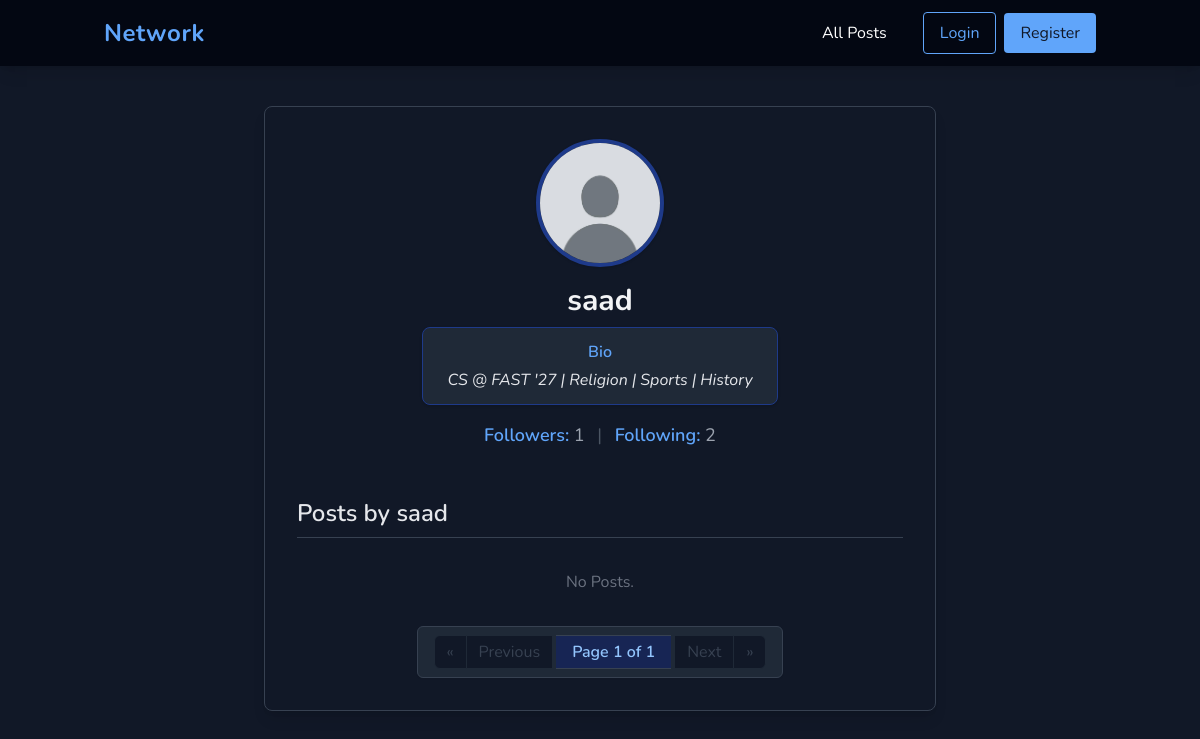
Before: /user/saad with the older database file.
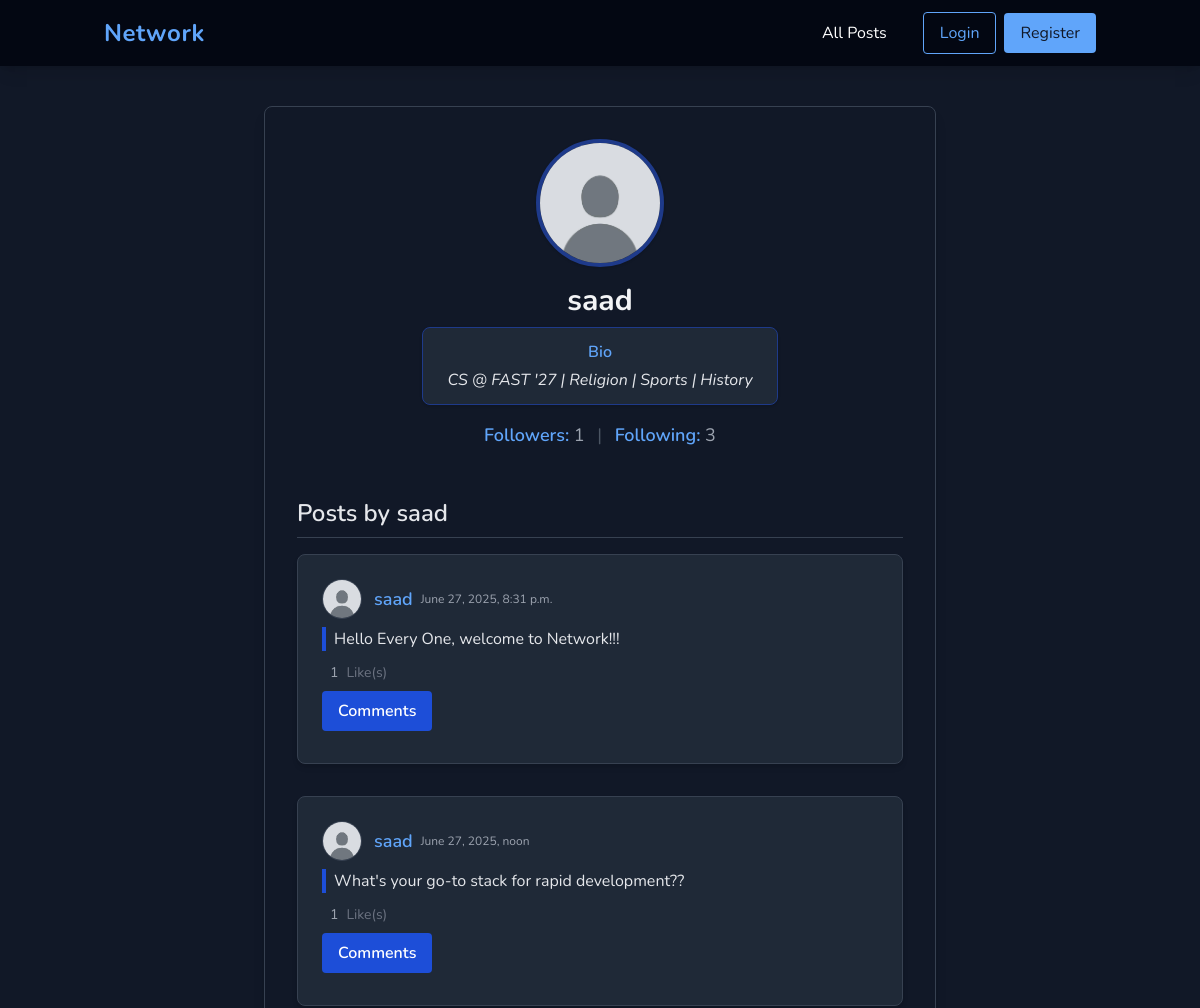
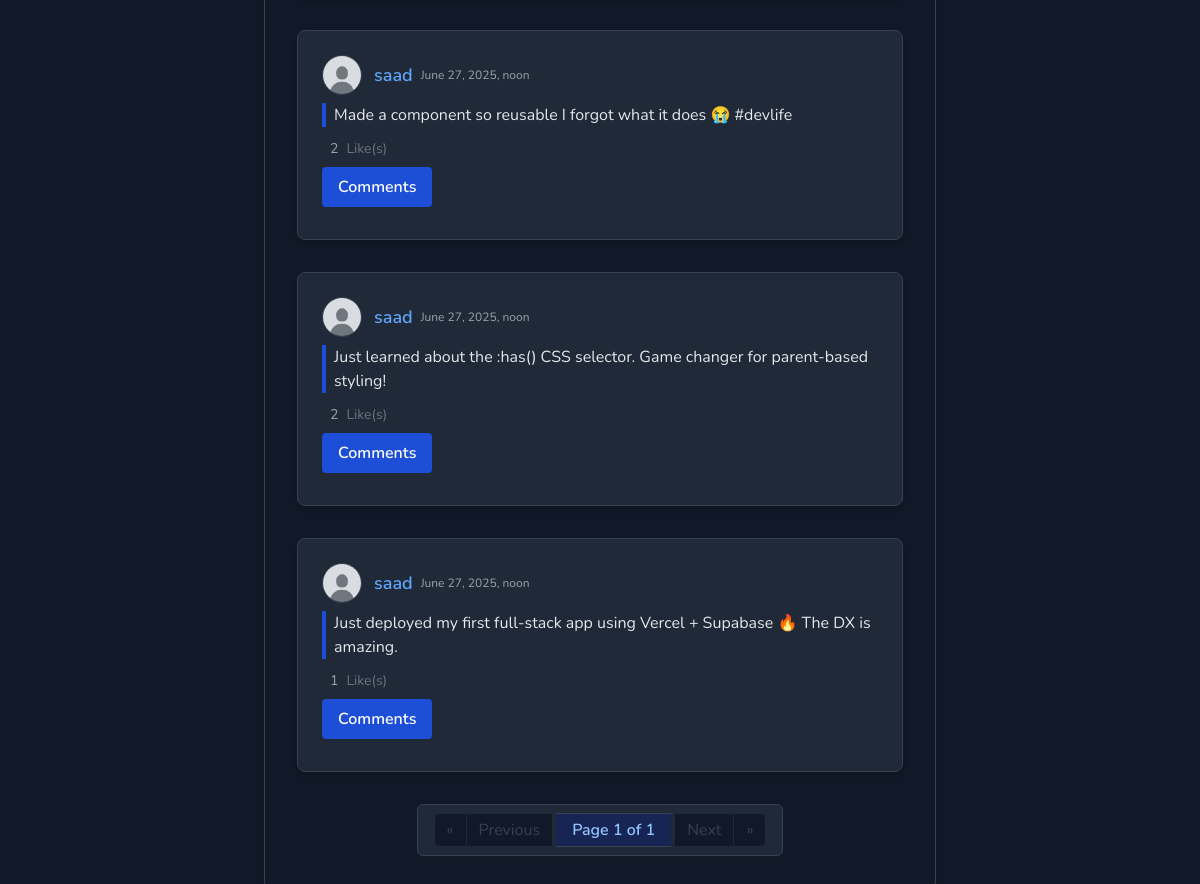
After: the same page with the newer database file (2 pictures, top to bottom).
### network/models.py (models this page shows, shortened)
class User(AbstractUser):
    followers = models.ManyToManyField('self', related_name='following', symmetrical=False, blank=True)
    profile_picture = models.ImageField(blank=True, upload_to=user_directory_path)
    bio = models.CharField(blank=True, max_length=300)

class Post(models.Model):
    creator = models.ForeignKey(User, on_delete=models.CASCADE, related_name="posts")
    postContent = models.CharField(max_length=1000, blank=False)
    created_at = models.DateTimeField(auto_now_add=True)
    liked_by = models.ManyToManyField(User, related_name="liked_posts", blank=True)

### network/views.py (the view)
# urls.py: path("user/<str:username>", views.user_profile, name="userProfile"),
def user_profile(request, username):
    try:
        user = User.objects.get(username = username)
    except:
        return HttpResponseNotFound('not allowed :(')
    page_obj = get_page_obj(request, user.posts.all().order_by('-created_at'))
    return render(request, 'network/profile.html',{"userData":user, "page_obj":page_obj})

### network/util.py (called while the page is built)
def get_page_obj(request, posts):
    posts_list = posts
    paginator = Paginator(posts_list, 10)
    page_number = request.GET.get('page')
    page_obj = paginator.get_page(page_number)
    return page_obj

### network/templates/network/profile.html (shortened to what this page needs)
{% extends "network/layout.html" %}
{% load static %}
{% block body %}
<div class="max-w-2xl mx-auto mt-10 bg-gray-900 rounded-lg shadow-lg p-8 border border-gray-700">
    <div class="flex flex-col items-center">
        {% if userData.profile_picture %}
            <img class="profile-pic-lg w-32 h-32 rounded-full object-cover border-4 border-blue-900 shadow mb-4" src="{{userData.profile_picture.url}}" alt="{{userData.username}}">
        {% else %}
            <img class="profile-pic-lg w-32 h-32 rounded-full object-cover border-4 border-blue-900 shadow mb-4" src="{% static 'network/defaultUserProfilePic.jpg' %}" alt="{{userData.username}}">
        {% endif %}
        <h1 class="text-3xl font-bold text-gray-100 mb-2">{{userData.username}}</h1>
        {% if userData.bio %}
        <div class="mb-4 w-full flex justify-center">
            <div class="bg-gray-800 border border-blue-900 rounded-lg px-6 py-3 text-gray-200 text-center max-w-xl shadow">
                <span class="block text-blue-400 font-semibold mb-1">Bio</span>
                <span class="block text-gray-200 italic">{{ userData.bio}}</span>
            </div>
        </div>
        {% endif %}
        <h3 class="text-lg text-gray-400 mb-4">
            <span class="font-semibold text-blue-400">Followers:</span> {{userData.followers.count}}
            <span class="mx-2 text-gray-600">|</span>
            <span class="font-semibold text-blue-400">Following:</span> {{userData.following.count}}
        </h3>
    </div>
    <h2 class="text-2xl font-semibold text-gray-200 mt-8 mb-4 border-b border-gray-700 pb-2">Posts by {{userData.username}}</h2>
    {% include 'network/posts.html' %}
</div>
{% endblock %}

### network/templates/network/layout.html (shortened to what this page needs)
{% load static %}
<!DOCTYPE html>
<html lang="en" class="h-full dark">
<head>
    <link href="{% static 'network/styles.css' %}" rel="stylesheet">
    <script src="https://cdn.tailwindcss.com"></script>
</head>
<body class="flex flex-col min-h-screen bg-gray-900 text-gray-100 dark:bg-gray-900 dark:text-gray-100">
    <nav class="bg-gray-950 text-white shadow-lg dark:bg-gray-950">
        <div class="container mx-auto px-4 py-3 flex flex-wrap items-center justify-between">
            <a class="text-2xl font-bold tracking-wide text-blue-400 hover:text-blue-300 transition"
                href="{% url 'index' %}">Network</a>
            <div class="w-full md:flex md:items-center md:w-auto hidden" id="navbar-menu">
                <ul class="flex flex-col md:flex-row md:space-x-6 mt-4 md:mt-0">
                    <li>
                        <a class="block py-2 px-3 rounded hover:bg-gray-800 {% if request.path == '/' %}text-blue-400{% endif %}"
                            href="{% url 'index' %}">All Posts</a>
                    </li>
                </ul>
                <div class="flex items-center mt-4 md:mt-0 md:ml-6 space-x-2">
                    {% if user.is_authenticated %}
                    <span class="text-sm">Signed in as <a href="{% url 'userProfile' user.username %}"
                            class="text-blue-400 hover:underline">{{ user.username }}</a>.</span>
                    <a href="{% url 'logout' %}">
                        <button type="button"
                            class="ml-2 px-4 py-2 border border-blue-400 text-blue-400 rounded hover:bg-blue-400 hover:text-gray-900 transition">Log
                            Out</button>
                    </a>
                    {% else %}
                    <a href="{% url 'login' %}">
                        <button type="button"
                            class="px-4 py-2 border border-blue-400 text-blue-400 rounded hover:bg-blue-400 hover:text-gray-900 transition">Login</button>
                    </a>
                    <a href="{% url 'register' %}">
                        <button type="button"
                            class="px-4 py-2 bg-blue-400 text-gray-900 rounded hover:bg-blue-500 transition">Register</button>
                    </a>
                    {% endif %}
                </div>
            </div>
        </div>
    </nav>
    <main class="flex-1">
        {% block body %}
        {% endblock %}
    </main>
</body>
</html>

### network/templates/network/posts.html (shortened to what this page needs)
{% load static %}
{% for post in page_obj %}
<div class="post bg-gray-800 rounded-lg shadow-md p-6 mb-8 border border-gray-700">
    <div class="flex items-center mb-2">
        {% if post.creator.profile_picture %}
        <img class="profile-pic-sm w-10 h-10 rounded-full object-cover mr-3 border border-gray-700" src="{{post.creator.profile_picture.url}}" alt="{{post.creator.username}}">
        {% else %}
        <img class="profile-pic-sm w-10 h-10 rounded-full object-cover mr-3 border border-gray-700" src="{% static 'network/defaultUserProfilePic.jpg' %}" alt="{{post.creator.username}}">
        {% endif %}
        <h5 class="text-lg font-semibold">
            <a class="user-link text-blue-400 hover:underline" href="{% url 'userProfile' post.creator.username %}">{{post.creator}}</a>
        </h5>
        <span class="ml-2 text-gray-400 text-xs">{{post.created_at}}</span>
    </div>
    <div class="post-content-{{post.id}} text-gray-200 mb-3 pl-2 border-l-4 border-blue-700">
        {{post.postContent}}
    </div>
    <div class="flex items-center space-x-2 mb-2">
        <div class="like-count-{{post.id}} text-sm text-gray-400 ml-2">{{post.liked_by.count}}</div>
        <span class="text-sm text-gray-500">Like(s)</span>
    </div>
    <button type="button"
        class="toggle-comment-section-btn bg-blue-700 hover:bg-blue-600 text-white font-semibold py-2 px-4 rounded transition mb-2"
        data-postid="{{post.id}}">
        Comments
    </button>
</div>
{% empty %}
<div class="text-center text-gray-500 mt-8">No Posts.</div>
{% endfor %}
<div class="flex justify-center mt-8">
    <nav class="inline-flex rounded-md shadow-sm bg-gray-800 px-4 py-2 border border-gray-700" aria-label="Pagination">
        {% if page_obj.has_previous %}
            <a href="?page=1"
               class="relative inline-flex items-center px-3 py-1 rounded-l-md border border-gray-700 bg-gray-900 text-gray-400 hover:bg-gray-700 transition"
               title="First Page">&laquo;</a>
            <a href="?page={{ page_obj.previous_page_number }}"
               class="relative inline-flex items-center px-3 py-1 border-t border-b border-gray-700 bg-gray-900 text-gray-200 hover:bg-gray-700 transition"
               title="Previous Page">Previous</a>
        {% else %}
            <span class="relative inline-flex items-center px-3 py-1 rounded-l-md border border-gray-800 bg-gray-900 text-gray-700 cursor-not-allowed">&laquo;</span>
            <span class="relative inline-flex items-center px-3 py-1 border-t border-b border-gray-800 bg-gray-900 text-gray-700 cursor-not-allowed">Previous</span>
        {% endif %}
        <span class="relative inline-flex items-center px-4 py-1 border-t border-b border-gray-700 bg-blue-950 text-blue-300 font-semibold mx-1">
            Page {{ page_obj.number }} of {{ page_obj.paginator.num_pages }}
        </span>
        {% if page_obj.has_next %}
            <a href="?page={{ page_obj.next_page_number }}"
               class="relative inline-flex items-center px-3 py-1 border-t border-b border-gray-700 bg-gray-900 text-gray-200 hover:bg-gray-700 transition"
               title="Next Page">Next</a>
            <a href="?page={{ page_obj.paginator.num_pages }}"
               class="relative inline-flex items-center px-3 py-1 rounded-r-md border border-gray-700 bg-gray-900 text-gray-400 hover:bg-gray-700 transition"
               title="Last Page">&raquo;</a>
        {% else %}
            <span class="relative inline-flex items-center px-3 py-1 border-t border-b border-gray-800 bg-gray-900 text-gray-700 cursor-not-allowed">Next</span>
            <span class="relative inline-flex items-center px-3 py-1 rounded-r-md border border-gray-800 bg-gray-900 text-gray-700 cursor-not-allowed">&raquo;</span>
        {% endif %}
    </nav>
</div>

### network/static/network/styles.css (style rules this page uses)
* { margin: 0; padding: 0; box-sizing: border-box; font-family: "Nunito", sans-serif; }
.user-link { text-decoration: none; color: black; }
.profile-pic-lg { width: 200px; height: 200px; }
.profile-pic-sm { width: 20px; height: 20px; }

Changed rows visible on the page:
changed User "saad": following.count "2" → "3"
added Post: creator "saad", created_at "June 27, 2025, 8:31 p.m.", postContent "Hello Every One, welcome to Network!!!", liked_by.count "1"
added Post: creator "saad", created_at "June 27, 2025, noon", postContent "What's your go-to stack for rapid development??", liked_by.count "1"
added Post: creator "saad", created_at "June 27, 2025, noon", postContent "Made a component so reusable I forgot what it does 😭 #devlife", liked_by.count "2"
added Post: creator "saad", created_at "June 27, 2025, noon", postContent "Just learned about the :has() CSS selector. Game changer for parent-based styling!", liked_by.count "2"
added Post: creator "saad", created_at "June 27, 2025, noon", postContent "Just deployed my first full-stack app using Vercel + Supabase 🔥 The DX is amazing.", liked_by.count "1"
Other visible differences:
text no longer shown: "No Posts."
